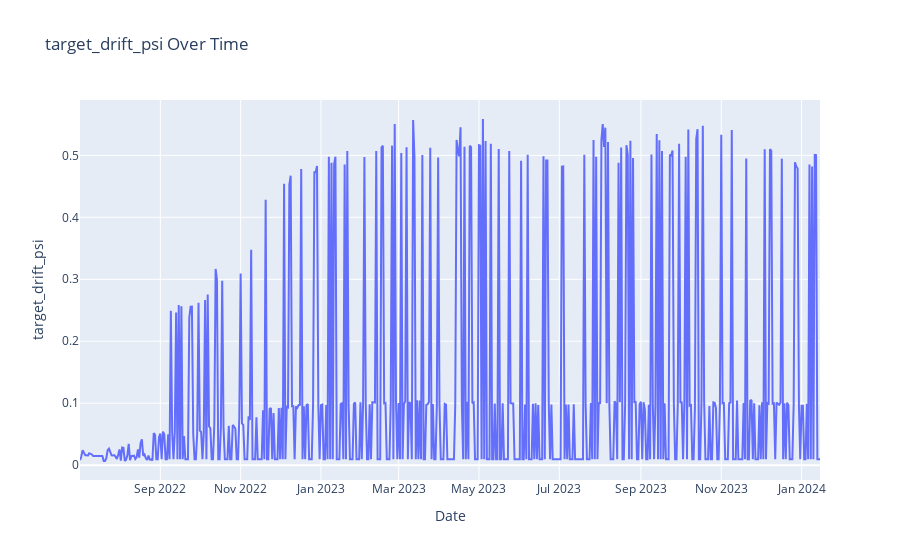

Notebook code for this chart:
### Code cell
visualize_feature_over_time(
    data_drift_features[
        data_drift_features["period.start"] > pd.to_datetime("2022-07-01").date()
    ],
    "target_drift_psi",
)

### Figure 1 — Plotly figure (JSON) as saved in the notebook; plotly's stock layout.template omitted (floating-point values rounded to 4 significant figures; data arrays with more than 128 entries replaced by an {"elided": "..."} marker saying what was removed)
{"data": [{"hovertemplate": "Date=%{x}<br>target_drift_psi=%{y}<extra></extra>", "legendgroup": "", "line": {"color": "#636efa", "dash": "solid"}, "marker": {"symbol": "circle"}, "mode": "lines", "name": "", "orientation": "v", "showlegend": false, "type": "scatter", "x": {"elided": "563 str values"}, "xaxis": "x", "y": {"elided": "563 float values"}, "yaxis": "y"}], "layout": {"legend": {"tracegroupgap": 0}, "title": {"text": "target_drift_psi Over Time"}, "xaxis": {"anchor": "y", "domain": [0, 1], "title": {"text": "Date"}}, "yaxis": {"anchor": "x", "domain": [0, 1], "title": {"text": "target_drift_psi"}}}}
